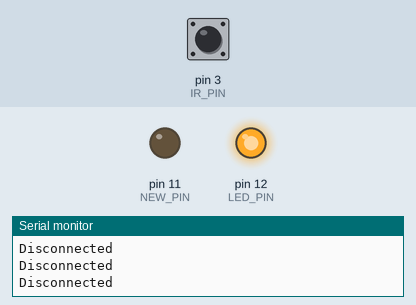
Bench run of a sketch on a simulated Arduino Uno, built with avr-gcc and run on an emulated ATmega328P. On the bench: output pins drawn as LEDs (lit = HIGH), the last lines printed to the serial monitor. Dashed ring = blinking. Inputs (shaded band) come from the test bench; at power-on: pin 3 (IR_PIN) HIGH.

Above: at 1.2 s.
1.3 s: pin 3 (IR_PIN) driven LOW
At 2.5 s:
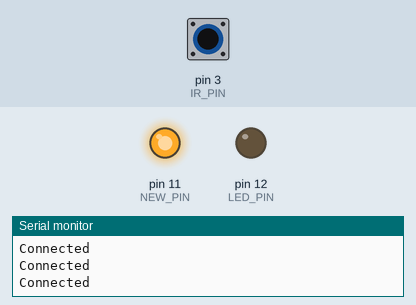
2.8 s: pin 3 (IR_PIN) driven HIGH
At 3.8 s:
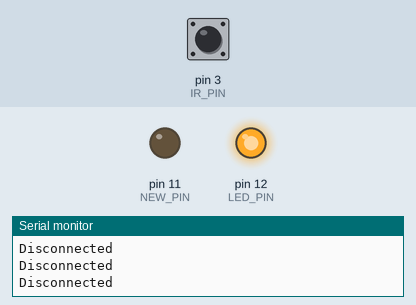
5.8 s: pin 3 (IR_PIN) pulsed LOW 2 times (0.12 s each, 0.3 s apart)
At 6.01 s:
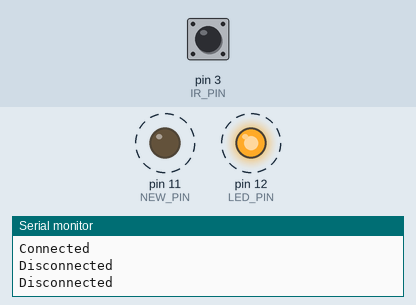
9.4 s: pin 3 (IR_PIN) pulsed LOW 5 times (0.12 s each, 0.3 s apart)
At 12.2 s:
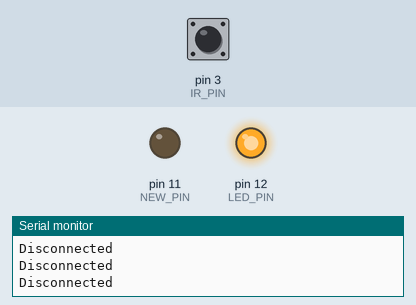
Timing chart, 0 to 13.7 s (numbered marks = the images above; inputs shaded):
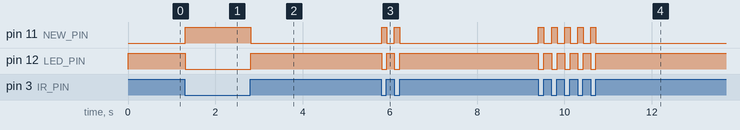

Measured:
- after the input at 1.3 s, pin 11 (NEW_PIN): LOW → HIGH at once; pin 12 (LED_PIN): HIGH → LOW at once
- after the input at 2.8 s, pin 11 (NEW_PIN): HIGH → LOW at once; pin 12 (LED_PIN): LOW → HIGH at once
- after the input at 5.8 s, pin 11 (NEW_PIN): alternates HIGH for 0.12 s and LOW for 0.18 s, 4 changes in all, then stays LOW, starting at once; pin 12 (LED_PIN): alternates HIGH for 0.18 s and LOW for 0.12 s, 4 changes in all, then stays HIGH, starting at once
- after the input at 9.4 s, pin 11 (NEW_PIN): alternates HIGH for 0.12 s and LOW for 0.18 s, 10 changes in all, then stays LOW, starting at once; pin 12 (LED_PIN): alternates HIGH for 0.18 s and LOW for 0.12 s, 10 changes in all, then stays HIGH, starting at once

The sketch:

IR_Sensor_With_2_LED.ino
```cpp
#define NEW_PIN 11
#define LED_PIN 12
#define IR_PIN 3
void setup() {
  // put your setup code here, to run once:
  pinMode(NEW_PIN,OUTPUT);
  pinMode(LED_PIN,OUTPUT);
  pinMode(IR_PIN,INPUT);
  Serial.begin(9600);
}

void loop() {
  if(digitalRead(IR_PIN)==LOW){
    digitalWrite(LED_PIN,LOW);
    digitalWrite(NEW_PIN,HIGH);
    Serial.print("Connected\n");
    delay(1);
  }
  else{
    digitalWrite(NEW_PIN,LOW);
    digitalWrite(LED_PIN,HIGH);
    Serial.print("Disconnected\n");
    delay(1);
  }
}
```
